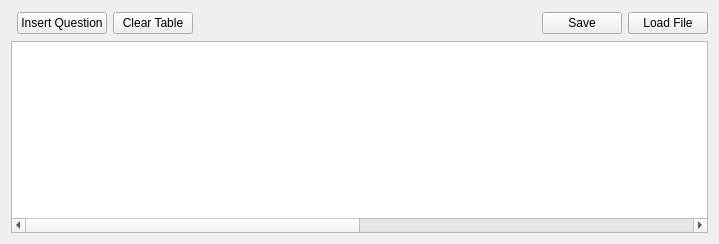
        <widget class="QWidget" name="questions_tab">
         <attribute name="title">
          <string>Default Questions</string>
         </attribute>
         <layout class="QGridLayout" name="gridLayout_10">
          <item row="0" column="1">
           <widget class="QPushButton" name="insertQuestion_Button">
            <property name="text">
             <string>Insert Question</string>
            </property>
           </widget>
          </item>
          <item row="0" column="2">
           <widget class="QPushButton" name="clearQuestions_Button">
            <property name="text">
             <string>Clear Table</string>
            </property>
           </widget>
          </item>
          <item row="0" column="3">
           <spacer name="horizontalSpacer_2">
            <property name="orientation">
             <enum>Qt::Horizontal</enum>
            </property>
            <property name="sizeHint" stdset="0">
             <size>
              <width>337</width>
              <height>24</height>
             </size>
            </property>
           </spacer>
          </item>
          <item row="0" column="4">
           <widget class="QPushButton" name="saveQuestions_Button">
            <property name="text">
             <string>Save</string>
            </property>
           </widget>
          </item>
          <item row="0" column="5">
           <widget class="QPushButton" name="loadQuestions_Button">
            <property name="text">
             <string>Load File</string>
            </property>
           </widget>
          </item>
          <item row="1" column="0" colspan="6">
           <widget class="QTableWidget" name="sysQuestionsTable">
            <attribute name="horizontalHeaderVisible">
             <bool>false</bool>
            </attribute>
            <attribute name="horizontalHeaderCascadingSectionResizes">
             <bool>true</bool>
            </attribute>
            <attribute name="horizontalHeaderDefaultSectionSize">
             <number>600</number>
            </attribute>
            <attribute name="horizontalHeaderHighlightSections">
             <bool>true</bool>
            </attribute>
            <attribute name="horizontalHeaderStretchLastSection">
             <bool>true</bool>
            </attribute>
            <attribute name="verticalHeaderVisible">
             <bool>false</bool>
            </attribute>
            <column>
             <property name="text">
              <string>Questions</string>
             </property>
            </column>
            <column>
             <property name="text">
              <string>Expected Answers</string>
             </property>
            </column>
           </widget>
          </item>
         </layout>
        </widget>
